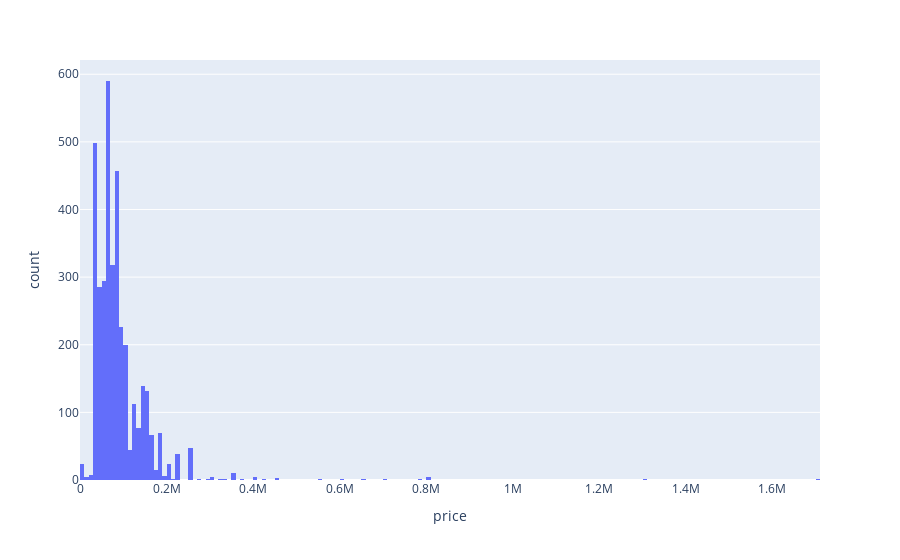

Notebook source saved alongside this figure:
### Markdown cell above
### 3. EDA for categorical and numerical features

### Code cell
distrubition = px.histogram(AQAR_Data, x="price")
distrubition

### Figure 1 — Plotly figure (JSON) as saved in the notebook; plotly's stock layout.template omitted (floating-point values rounded to 4 significant figures; data arrays with more than 128 entries replaced by an {"elided": "..."} marker saying what was removed)
{"data": [{"alignmentgroup": "True", "bingroup": "x", "hovertemplate": "price=%{x}<br>count=%{y}<extra></extra>", "legendgroup": "", "marker": {"color": "#636efa", "pattern": {"shape": ""}}, "name": "", "offsetgroup": "", "orientation": "v", "showlegend": false, "type": "histogram", "x": {"elided": "3718 int values"}, "xaxis": "x", "yaxis": "y"}], "layout": {"barmode": "relative", "legend": {"tracegroupgap": 0}, "margin": {"t": 60}, "xaxis": {"anchor": "y", "domain": [0, 1], "title": {"text": "price"}}, "yaxis": {"anchor": "x", "domain": [0, 1], "title": {"text": "count"}}}}
